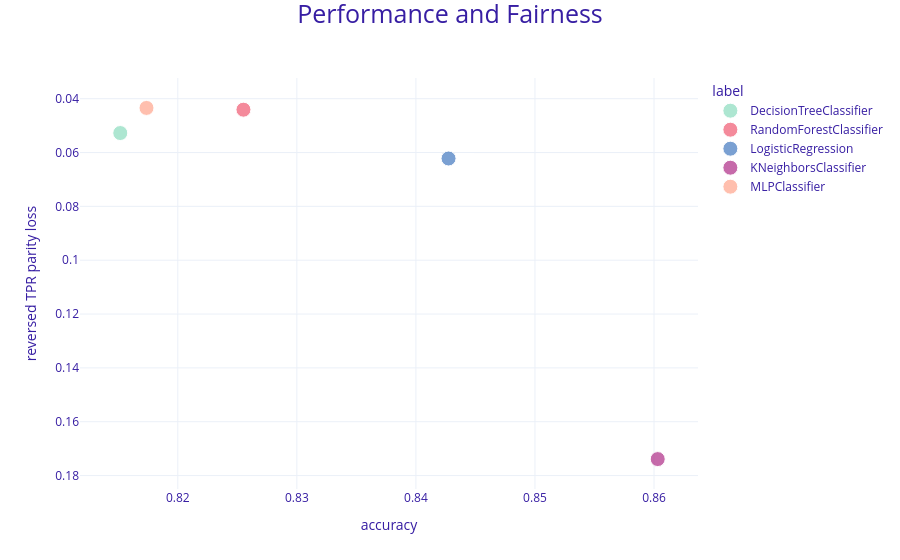

This figure's notebook cell:
### Markdown cell above
#### **9.4.4 Print performance and Fairness**
An ideal classifier would achieve perfect predictive performance while acting perfectly equitably across all demographic subgroups. In practice, however, this is exceptionally difficult to achieve. Applied machine learning often requires us to navigate a strict trade-off: maximizing raw performance can sometimes introduce demographic bias, while strictly enforcing fairness can degrade overall accuracy. 

To evaluate this trade-off, `dalex` allows us to plot a chosen performance metric against a chosen fairness metric. This visualization helps us identify the optimal compromise for our specific clinical goals. For this analysis, we are comparing overall **Accuracy** against **TPR Parity Loss**.

### Code cell
#performance and fairness for the five classifiers. (objects=[mf...], type="performance_and_fairness", fairness_metric="xxx", performance_metric="yyy")
mf_tree.plot(objects= [mf_forest, mf_logreg, mf_knn, mf_mlp],
             type="performance_and_fairness",
             fairness_metric="TPR",
             performance_metric="accuracy")

### Figure 1 — Plotly figure (JSON) as saved in the notebook; plotly's stock layout.template omitted (floating-point values rounded to 4 significant figures)
{"data": [{"customdata": [["DecisionTreeClassifier"]], "hovertemplate": "<b>%{customdata[0]}</b><br><br>TPR parity loss: %{y:.3f}<br>accuracy score: %{x:.3f}<br><extra></extra>", "legendgroup": "DecisionTreeClassifier", "marker": {"color": "#8bdcbe", "size": [15, 15, 15, 15, 15], "symbol": "circle"}, "mode": "markers", "name": "DecisionTreeClassifier", "orientation": "v", "showlegend": true, "type": "scatter", "x": [0.8152], "xaxis": "x", "y": [0.05276], "yaxis": "y"}, {"customdata": [["RandomForestClassifier"]], "hovertemplate": "<b>%{customdata[0]}</b><br><br>TPR parity loss: %{y:.3f}<br>accuracy score: %{x:.3f}<br><extra></extra>", "legendgroup": "RandomForestClassifier", "marker": {"color": "#f05a71", "size": [15, 15, 15, 15, 15], "symbol": "circle"}, "mode": "markers", "name": "RandomForestClassifier", "orientation": "v", "showlegend": true, "type": "scatter", "x": [0.8255], "xaxis": "x", "y": [0.04409], "yaxis": "y"}, {"customdata": [["LogisticRegression"]], "hovertemplate": "<b>%{customdata[0]}</b><br><br>TPR parity loss: %{y:.3f}<br>accuracy score: %{x:.3f}<br><extra></extra>", "legendgroup": "LogisticRegression", "marker": {"color": "#4378bf", "size": [15, 15, 15, 15, 15], "symbol": "circle"}, "mode": "markers", "name": "LogisticRegression", "orientation": "v", "showlegend": true, "type": "scatter", "x": [0.8427], "xaxis": "x", "y": [0.06222], "yaxis": "y"}, {"customdata": [["KNeighborsClassifier"]], "hovertemplate": "<b>%{customdata[0]}</b><br><br>TPR parity loss: %{y:.3f}<br>accuracy score: %{x:.3f}<br><extra></extra>", "legendgroup": "KNeighborsClassifier", "marker": {"color": "#ae2c87", "size": [15, 15, 15, 15, 15], "symbol": "circle"}, "mode": "markers", "name": "KNeighborsClassifier", "orientation": "v", "showlegend": true, "type": "scatter", "x": [0.8603], "xaxis": "x", "y": [0.1739], "yaxis": "y"}, {"customdata": [["MLPClassifier"]], "hovertemplate": "<b>%{customdata[0]}</b><br><br>TPR parity loss: %{y:.3f}<br>accuracy score: %{x:.3f}<br><extra></extra>", "legendgroup": "MLPClassifier", "marker": {"color": "#ffa58c", "size": [15, 15, 15, 15, 15], "symbol": "circle"}, "mode": "markers", "name": "MLPClassifier", "orientation": "v", "showlegend": true, "type": "scatter", "x": [0.8174], "xaxis": "x", "y": [0.04344], "yaxis": "y"}], "layout": {"font": {"color": "#371ea3"}, "legend": {"title": {"text": "label"}, "tracegroupgap": 0}, "margin": {"b": 71, "r": 30, "t": 78}, "title": {"font": {"size": 25}, "text": "Performance and Fairness", "x": 0.5, "y": 0.99}, "xaxis": {"anchor": "y", "domain": [0, 1], "title": {"text": "accuracy"}}, "yaxis": {"anchor": "x", "autorange": "reversed", "domain": [0, 1], "title": {"text": "reversed TPR parity loss"}}}}
